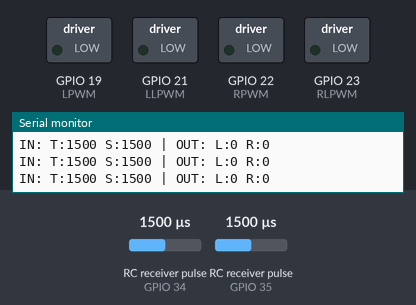
The sketch below on a simulated ESP32. Shown: switched loads named in the sketch (green lamp = pin HIGH), the last lines printed to the serial monitor. Wiring (inferred from the names in the program): 2 × RC receiver channel: data GPIO 34 / data GPIO 35. The test bench sets the inputs (shaded band); at power-on: RC receiver pulse (sensors on GPIO 34, GPIO 35) 1500 µs.

Above: at 1.2 s.
1.3 s: RC receiver pulse (sensor on GPIO 34) set to 1020 µs
At 2.2 s:
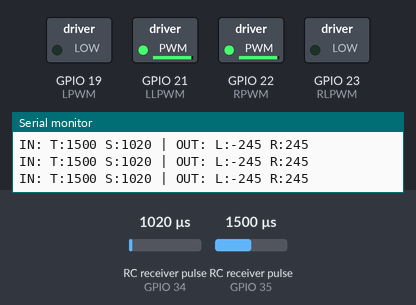
2.8 s: RC receiver pulse (sensor on GPIO 35) set to 1020 µs
At 3.4 s:
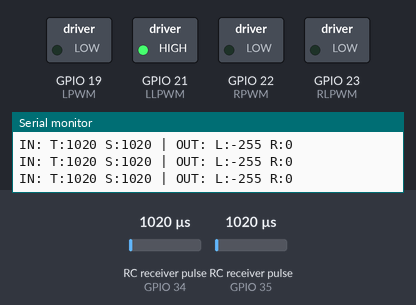
4.3 s: RC receiver pulse (sensor on GPIO 34) set to 1250 µs
At 5.5 s:
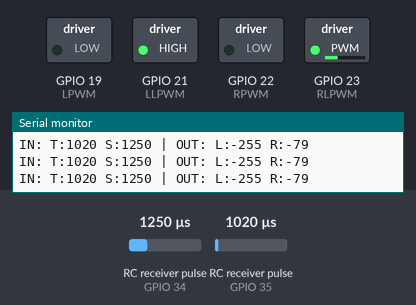
5.8 s: RC receiver pulse (sensor on GPIO 35) set to 1500 µs
At 6.9 s:
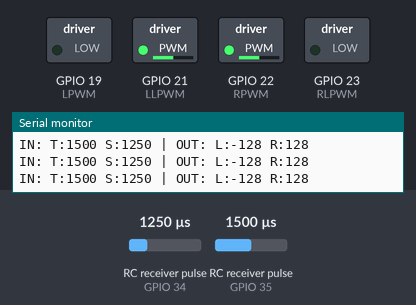
7.3 s: RC receiver pulse (sensor on GPIO 34) set to 1750 µs
At 8.0 s:
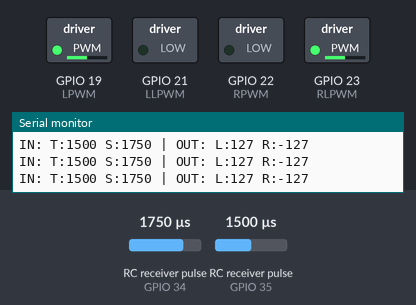
8.8 s: RC receiver pulse (sensor on GPIO 35) set to 1250 µs
At 9.1 s:
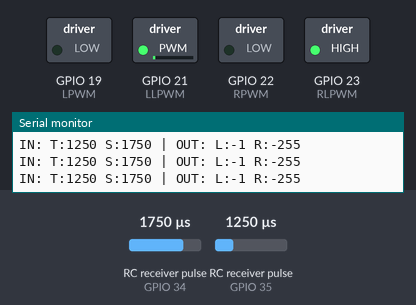
Timing chart, 0 to 11.3 s (numbered marks = the images above; inputs shaded):
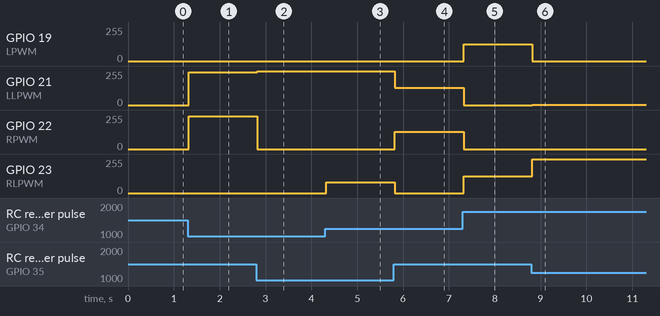

The sketch:

rosa.ino
```cpp
#define STEER_PIN 34
#define THROTTLE_PIN 35

// Your updated motor pins
#define RPWM 22
#define RLPWM 23
#define LPWM 19
#define LLPWM 21

// Cache variables to smooth over missed pulses during diagonal moves
long lastThrottle = 1500;
long lastSteer = 1500;
int errorCounter = 0;

void setup() {
  Serial.begin(115200);
  Serial.println("--- Rosa System Online ---");

  pinMode(STEER_PIN, INPUT);
  pinMode(THROTTLE_PIN, INPUT);

  // NEW API: ledcAttach(pin, frequency, resolution)
  ledcAttach(LPWM, 1000, 8);
  ledcAttach(LLPWM, 1000, 8);
  ledcAttach(RPWM, 1000, 8);
  ledcAttach(RLPWM, 1000, 8);

  stopMotors();
}

void loop() {
  // Reduced timeout so the loop doesn't hang
  long rawSteer = pulseIn(STEER_PIN, HIGH, 21000);
  long rawThrottle = pulseIn(THROTTLE_PIN, HIGH, 21000);

  bool signalValid = true;

  // 1. Update cache ONLY if we get a good reading
  if (rawThrottle > 800 && rawThrottle < 2200) {
    lastThrottle = rawThrottle;
  } else {
    signalValid = false;
  }

  if (rawSteer > 800 && rawSteer < 2200) {
    lastSteer = rawSteer;
  } else {
    signalValid = false;
  }

  // 2. Failsafe: Only stop if we miss 10 pulses in a row
  if (!signalValid) {
    errorCounter++;
    if (errorCounter > 10) {
      Serial.println("SIGNAL LOST: Check Receiver Wiring!");
      stopMotors();
      return;
    }
  } else {
    errorCounter = 0;
  }

  // 3. Map values using the cached signals
  int throttle = map(lastThrottle, 1000, 2000, -255, 255);
  int steering = map(lastSteer, 1000, 2000, -255, 255);

  // Deadzone
  if (abs(throttle) < 25) throttle = 0;
  if (abs(steering) < 25) steering = 0;

  // 4. Mixing Logic
  int leftSpeed = throttle + steering;
  int rightSpeed = throttle - steering;

  // 5. Proportional Scaling (The magic for diagonal movement)
  // Instead of just constraining and losing steering at max throttle,
  // this scales both wheels down proportionally so the turn still happens.
  int maxVal = max(abs(leftSpeed), abs(rightSpeed));
  if (maxVal > 255) {
    leftSpeed = (leftSpeed * 255) / maxVal;
    rightSpeed = (rightSpeed * 255) / maxVal;
  }

  Serial.print("IN: T:"); Serial.print(lastThrottle);
  Serial.print(" S:"); Serial.print(lastSteer);
  Serial.print(" | OUT: L:"); Serial.print(leftSpeed);
  Serial.print(" R:"); Serial.println(rightSpeed);

  motorDrive(LPWM, LLPWM, leftSpeed);
  motorDrive(RPWM, RLPWM, rightSpeed);

  delay(5);
}

void motorDrive(uint8_t fwd_pin, uint8_t rev_pin, int speed) {
  // Safety: Always write the opposite pin LOW before writing the active pin HIGH
  if (speed > 0) {
    ledcWrite(rev_pin, 0);
    ledcWrite(fwd_pin, speed);
  } else if (speed < 0) {
    ledcWrite(fwd_pin, 0);
    ledcWrite(rev_pin, abs(speed));
  } else {
    ledcWrite(fwd_pin, 0);
    ledcWrite(rev_pin, 0);
  }
}

void stopMotors() {
  ledcWrite(LPWM, 0); ledcWrite(LLPWM, 0);
  ledcWrite(RPWM, 0); ledcWrite(RLPWM, 0);
}
```

Measured:
- after the input at 1.3 s, GPIO 21 (LLPWM), GPIO 22 (RPWM): 0/255 → 244/255 at once
- after the input at 2.8 s, GPIO 21 (LLPWM): 244/255 → 255/255 at once; GPIO 22 (RPWM): 244/255 → 0/255 at once
- after the input at 4.3 s, GPIO 23 (RLPWM): 0/255 → 79/255 at once
- after the input at 5.8 s, GPIO 21 (LLPWM): 255/255 → 128/255 at once; GPIO 22 (RPWM): 0/255 → 128/255 at once; GPIO 23 (RLPWM): 79/255 → 0/255 at once
- after the input at 7.3 s, GPIO 19 (LPWM), GPIO 23 (RLPWM): 0/255 → 127/255 at once; GPIO 21 (LLPWM), GPIO 22 (RPWM): 128/255 → 0/255 at once
- after the input at 8.8 s, GPIO 19 (LPWM): 127/255 → 0/255 at once; GPIO 21 (LLPWM): 0/255 → 1/255 at once; GPIO 23 (RLPWM): 127/255 → 255/255 at once
